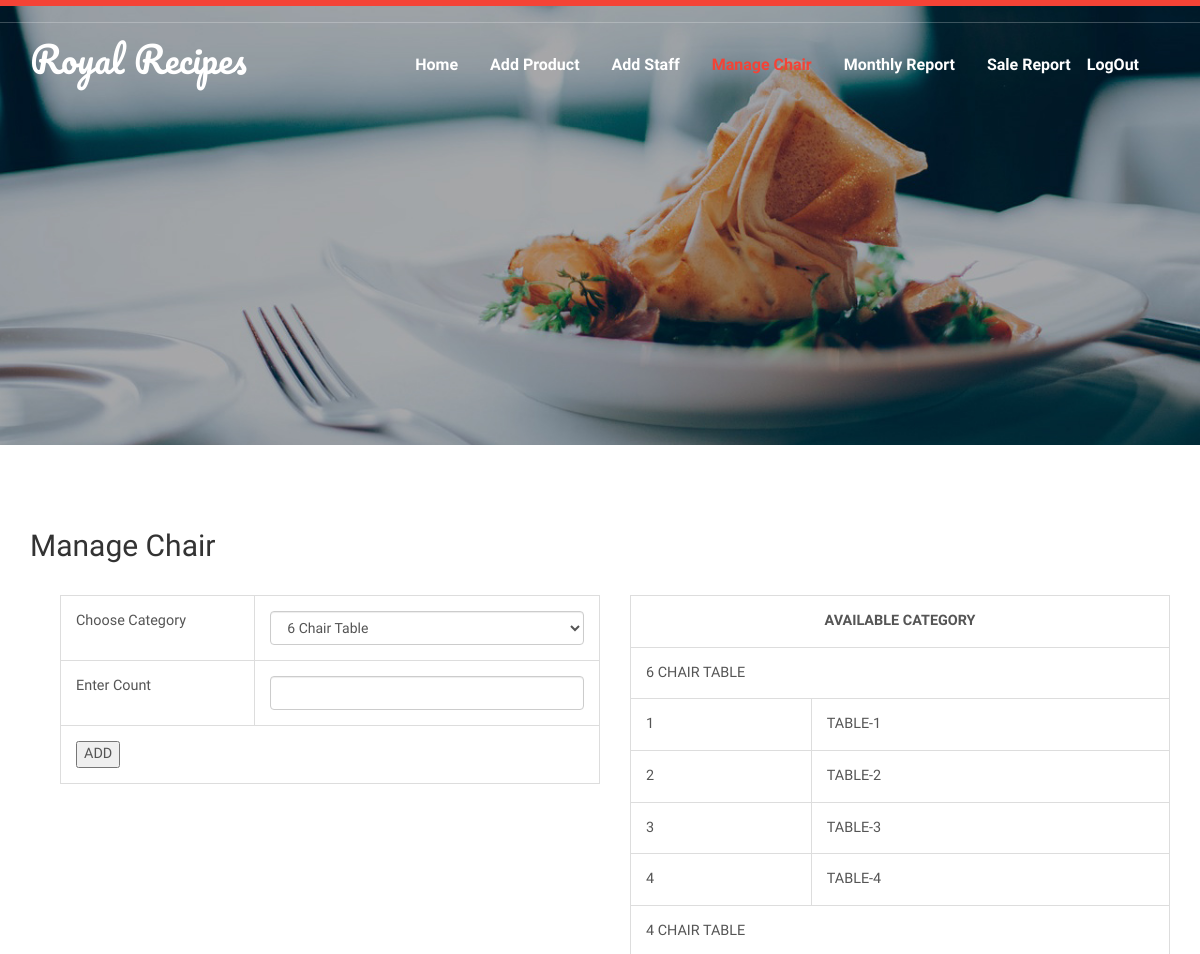
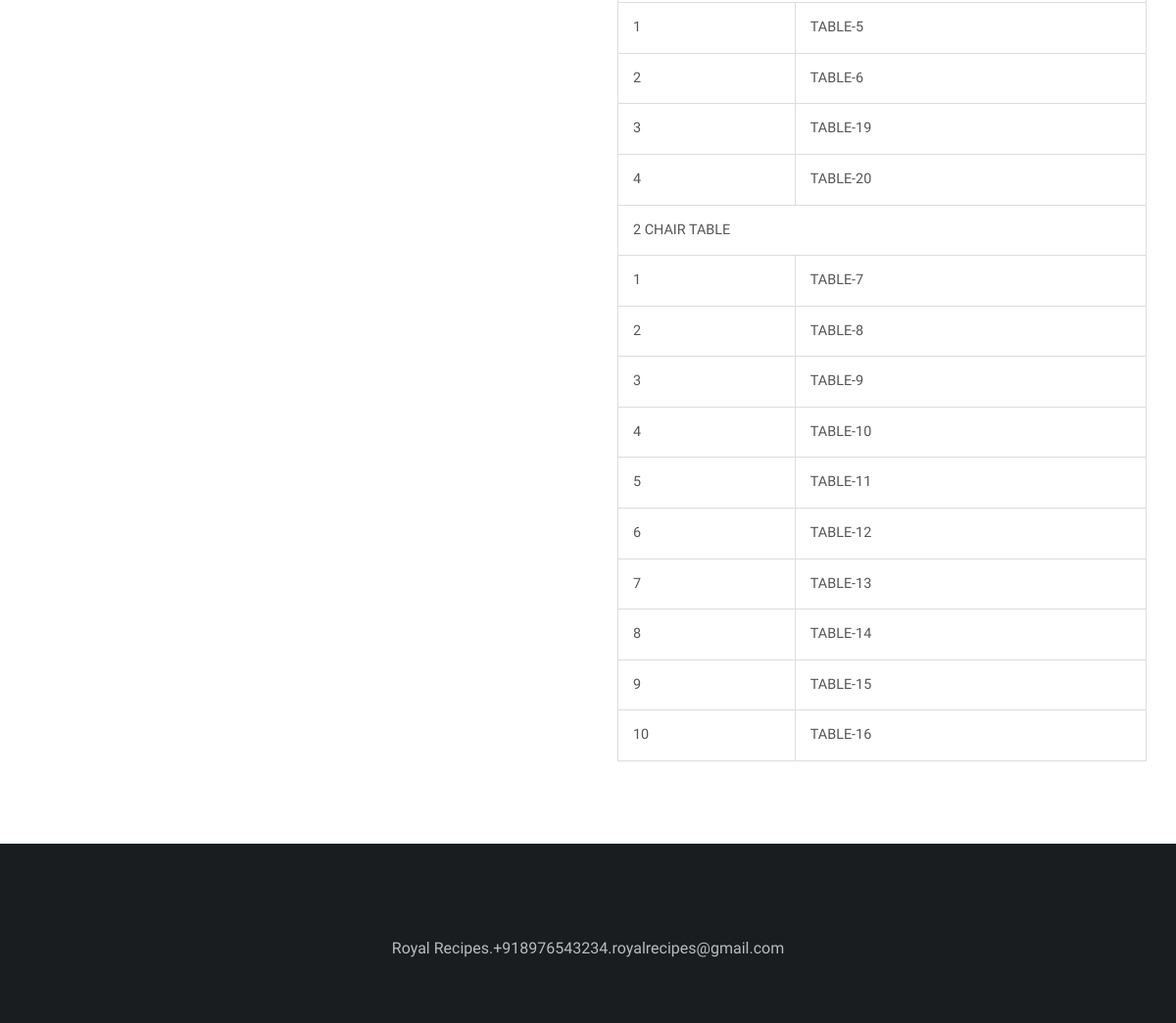
Page /rst_r_rent/admin/chair.php on the committed database (2 pictures, top to bottom).
### tables this page shows
CREATE TABLE IF NOT EXISTS `table_data` (
  `id` int(11) NOT NULL AUTO_INCREMENT,
  `tbl_cat` varchar(50) NOT NULL,
  `cnt` int(11) NOT NULL,
  `st` int(11) NOT NULL,
  PRIMARY KEY (`id`)
);

CREATE TABLE IF NOT EXISTS `table_details` (
  `id` int(11) NOT NULL AUTO_INCREMENT,
  `typ_id` int(11) NOT NULL,
  `st` int(11) NOT NULL,
  PRIMARY KEY (`id`)
);

### rst_r_rent/admin/chair.php (the view, shortened to what this page needs)
<?php
include '../connection.php';
?>
<!DOCTYPE html>
<html lang="en">
<head>
<link href="../web/css/bootstrap.css" rel="stylesheet" type="text/css" media="all" />
<link rel="stylesheet" href="../web/css/style.css" type="text/css" media="all" />
<link rel="stylesheet" href="../web/css/owl.carousel.css" type="text/css" media="all">
<link href="../web/css/owl.theme.css" rel="stylesheet">
<link href="../web/css/font-awesome.css" rel="stylesheet">
<link rel="stylesheet" href="../web/css/lightbox.css">
</head>
<body>
	<div class="w3layouts-banner-top">
	</div>
	<div class="banner">
		<div class="top-banner">
		</div>
		<div class="header">
			<div class="container">
				<div class="logo">
					<h1>
                                            <a href="index.php">Royal Recipes</a>
					</h1>
				</div>
				<div class="top-nav">
					<nav class="navbar navbar-default">
						<div class="collapse navbar-collapse" id="bs-example-navbar-collapse-1">
							<ul class="nav navbar-nav">
                                                            <li><a class="" href="index.php">Home</a></li>
                                                            <li><a class="" href="add_product.php">Add Product</a></li>
                                                            <li><a class="" href="add_staff.php">Add Staff</a></li>
                                                            <li><a class="active" href="chair.php">Manage Chair</a></li>
                                                            <li><a class="" href="mreport.php">Monthly Report</a></li>
                                                            <li><a class="" href="report.php">Sale Report</a></li>
                                                            <li><a class="" href="logout.php">LogOut</a></li>
							</ul>
							<div class="clearfix"> </div>
						</div>
					</nav>
				</div>
				<div class="clearfix"> </div>
			</div>
		</div>
	</div>
	<div class="special">
		<div class="container">
			<div class="wthree-special-heading">
				<h2>Manage Chair</h2>
			</div><br />
			<div class="container">
                            <div class="col-lg-6">
                               <form method="post">
                        <table class="table table-bordered table-condensed table-hover table-responsive">
                            <tr>
                                <td>Choose Category</td>
                                <td>
                                    <select name="cat" class="form-control">
                                        <option value="6">6 Chair Table</option>
                                    </select>
                                </td>
                            </tr>
                            <tr>
                                <td>Enter Count</td>
                                <td><input type="text" name="c" class="form-control" /></td>
                            </tr>
                            <tr>
                                <td colspan="2">
                                    <input type="submit" name="sub" value="ADD" />
                                </td>
                            </tr>
                        </table>
                    </form>
                            </div>
                            <div class="col-lg-6">
                                <table class="table table-bordered table-condensed table-hover">
                        <tr>
                            <td colspan="4"><center><b>AVAILABLE CATEGORY</b></center></td>
                        </tr>
                        <?php
                        $sel_cat=mysqli_query($dbcon,"select * from table_data");
                        if(mysqli_num_rows($sel_cat)>0)
                        {
                            while($rcat=mysqli_fetch_row($sel_cat))
                            {
                                ?>
                        <tr>
                            <td colspan="4">
                                <?php echo $rcat[1] ?> CHAIR TABLE
                            </td>
                        </tr>
                        <?php
                        $sel_tbl=mysqli_query($dbcon,"select * from table_details where typ_id='$rcat[0]'");
                        if(mysqli_num_rows($sel_tbl)>0)
                        {
                            $i=0;
                            while($rtbl=mysqli_fetch_row($sel_tbl))
                            {
                                $i++;
                                ?>
                        <tr>
                            <td><?php echo $i ?></td>
                            <td>TABLE-<?php echo $rtbl[0] ?></td>
                        </tr>
                        <?php
                            }
                        }
                            }
                        }
                        ?>
                    </table>
                            </div>
                        </div>
		</div>
	</div>
	<div class="w3-agile-footer">
		<div class="container">
			<div class="agileits-w3layouts-copyright">
			<p>Royal Recipes.+918976543234.royalrecipes@gmail.com</p>
			</div>
		</div>
	</div>
</body>
</html>

### rst_r_rent/web/css/style.css (style rules this page uses)
body a { transition: 0.5s all; -webkit-transition: 0.5s all; -o-transition: 0.5s all; -moz-transition: 0.5s all; -ms-transition: 0.5s all; }
html, body { font-size: 100%; font-family: 'Open Sans Condensed'; }
body { background:#FFFFFF; }
.w3layouts-banner-top { padding: .2em 0; background: #F44336; }
.banner { background: url(../images/1.jpg) no-repeat 0px 0px; background-size: cover; padding: 0em 0 12em; }
.top-banner { padding: .5em 0; border-bottom: solid 1px rgba(255, 255, 255, 0.23); }
.logo { float: left; margin: 1em 0 0 0; }
.logo h1 { margin:0; }
.logo h1 a { color:#fff; font-size:1em; text-decoration:none; font-family: 'Pacifico', cursive; }
.top-nav { margin: 2em 0 0 0; float: right; }
.top-nav ul { padding: 0; margin: 0; }
.top-nav ul li { display: inline-block; margin: 0 1em; float: left; }
.top-nav ul li:nth-child(6) { margin-right:0; }
ul.nav.navbar-nav { float: right; }
.navbar-default { background:none; border:none; }
.top-nav ul li a { color: #fff !important; font-size: 1em; margin: 0; text-decoration: none; padding: 0; font-weight: 700; }
.top-nav ul li a.active { color: #F44336 !important; }
.services,.offer,.special,.w3-agile-footer,.w3l-about-top,.different,.team,.codes,.typography,.gallery,.contact { padding:4em 0; }
.w3-agile-footer { background: #191d20; }
.agileits-w3layouts-copyright { text-align: center; margin: 2em 0 0 0; }
.agileits-w3layouts-copyright p { margin:0; font-size: 1em; color: #BBBBBB; }
.table > thead > tr > th, .table > tbody > tr > th, .table > tfoot > tr > th, .table > thead > tr > td, .table > tbody > tr > td, .table > tfoot > tr > td { border-top: none !important; }
.table td, .table>tbody>tr>td, .table>tbody>tr>th, .table>tfoot>tr>td, .table>tfoot>tr>th, .table>thead>tr>td, .table>thead>tr>th { padding: 15px!important; }
.table > thead > tr > th, .table > tbody > tr > th, .table > tfoot > tr > th, .table > thead > tr > td, .table > tbody > tr > td, .table > tfoot > tr > td { font-size: 0.9em; color: #555; border-top: none !important; }

### rst_r_rent/web/css/lightbox.css (style rules this page uses)
body:after { content: url(../images/close.png) url(../images/prev.png) url(../images/next.png); display: none; }

### rows in the picture
table_data: tbl_cat "6"
table_details: id "1"
table_details: id "2"
table_details: id "3"
table_details: id "4"
table_data: tbl_cat "4"
table_details: id "5"
table_details: id "6"
table_details: id "19"
table_details: id "20"
table_data: tbl_cat "2"
table_details: id "7"
table_details: id "8"
table_details: id "9"
table_details: id "10"
table_details: id "11"
table_details: id "12"
table_details: id "13"
table_details: id "14"
table_details: id "15"
table_details: id "16"
